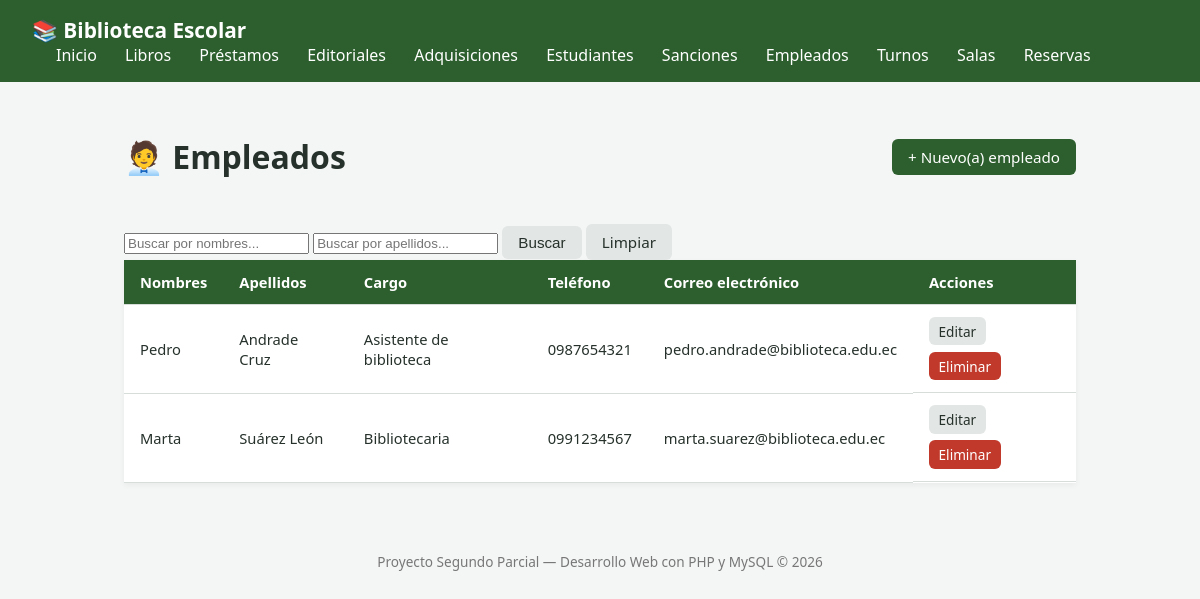
The app's page /index.php?route=empleados with its own data.
### tables this page shows
CREATE TABLE IF NOT EXISTS empleados (
    id INT AUTO_INCREMENT PRIMARY KEY,
    nombres VARCHAR(100) NOT NULL,
    apellidos VARCHAR(100) NOT NULL,
    cargo VARCHAR(80) NOT NULL,
    telefono VARCHAR(20) NOT NULL,
    email VARCHAR(150) NOT NULL UNIQUE,
    creado_en TIMESTAMP DEFAULT CURRENT_TIMESTAMP
);

### app/controllers/empleadoController.php (called while the page is built, shortened)
<?php
require_once __DIR__ . '/../models/empleado.php';
class EmpleadoController
{
    public function index(): void
    {
        $empleados = empleado::obtenerTodos();
        require __DIR__ . '/../views/empleados/index.php';
    }
}

### app/models/empleado.php (called while the page is built, shortened)
<?php
class empleado{
    public static function obtenerTodos()
    {
        $conn = Conexion::conectar();
        $sql = "SELECT id, nombres, apellidos, cargo, telefono, email FROM empleados ORDER BY id DESC";
        $res = $conn->query($sql);
        $empleados = [];
        while ($fila = $res->fetch_assoc()) {
            $empleados[] = $fila;
        }
        return $empleados;
    }
}
?>

### app/views/empleados/index.php (the view, shortened to what this page needs)
<?php require __DIR__ . '/../header.php'; ?>
<div class="page-header">
    <h1>🧑‍💼 Empleados</h1>
    <a href="index.php?route=empleados/create" class="btn btn-primary">+ Nuevo(a) empleado</a>
</div>
<form action="index.php" method="GET" class="formulario-busqueda">
    <input type="text" name="nombres" placeholder="Buscar por nombres..." value="<?= htmlspecialchars($_GET['nombres'] ?? '') ?>">
    <input type="text" name="apellidos" placeholder="Buscar por apellidos..." value="<?= htmlspecialchars($_GET['apellidos'] ?? '') ?>">
    <button type="submit" class="btn">Buscar</button>
    <a href="index.php?route=empleados" class="btn">Limpiar</a>
</form>
<?php if (empty($empleados)): ?>
    <p class="empty-state">No se encontraron registros.</p>
<?php else: ?>
    <table class="tabla">
        <thead>
            <tr>
                <th>Nombres</th>
                <th>Apellidos</th>
                <th>Cargo</th>
                <th>Teléfono</th>
                <th>Correo electrónico</th>
                <th>Acciones</th>
            </tr>
        </thead>
        <tbody>
            <?php foreach ($empleados as $reg): ?>
                <tr>
                    <td><?= htmlspecialchars($reg['nombres']) ?></td>
                    <td><?= htmlspecialchars($reg['apellidos']) ?></td>
                    <td><?= htmlspecialchars($reg['cargo']) ?></td>
                    <td><?= htmlspecialchars($reg['telefono']) ?></td>
                    <td><?= htmlspecialchars($reg['email']) ?></td>
                    <td class="acciones">
                        <a href="index.php?route=empleados/edit&id=<?= $reg['id'] ?>" class="btn btn-small">Editar</a>
                        <a href="index.php?route=empleados/delete&id=<?= $reg['id'] ?>"
                           class="btn btn-small btn-danger"
                           onclick="return confirm('¿Está seguro de eliminar este registro? Esta acción no se puede deshacer.');">
                           Eliminar
                        </a>
                    </td>
                </tr>
            <?php endforeach; ?>
        </tbody>
    </table>
<?php endif; ?>
<?php require __DIR__ . '/../footer.php'; ?>

### public/css/style.css (style rules this page uses)
:root { --color-primario: #2c5f2d; --color-primario-oscuro: #1e4220; --color-fondo: #f4f6f5; --color-texto: #26312b; --color-borde: #d7ded9; --color-error: #c0392b; --color-exito: #27924b; --color-advertencia: #b8860b; }
* { box-sizing: border-box; }
body { margin: 0; font-family: 'Segoe UI', Arial, sans-serif; background-color: var(--color-fondo); color: var(--color-texto); }
.page-header { display: flex; justify-content: space-between; align-items: center; margin-bottom: 1.5rem; flex-wrap: wrap; gap: 1rem; }
.btn { display: inline-block; padding: 0.5rem 1rem; border-radius: 6px; text-decoration: none; background: #e2e6e4; color: var(--color-texto); border: none; cursor: pointer; font-size: 0.95rem; }
.btn-primary { background-color: var(--color-primario); color: white; }
.btn-danger { background-color: var(--color-error); color: white; }
.btn-small { padding: 0.3rem 0.6rem; font-size: 0.85rem; }
.tabla { width: 100%; border-collapse: collapse; background: white; box-shadow: 0 2px 6px rgba(0,0,0,0.05); }
.tabla th, .tabla td { padding: 0.75rem 1rem; border-bottom: 1px solid var(--color-borde); text-align: left; font-size: 0.92rem; }
.tabla th { background-color: var(--color-primario); color: white; }
.acciones { display: flex; gap: 0.4rem; flex-wrap: wrap; }

### records on screen
empleados: nombres "Pedro", apellidos "Andrade Cruz", cargo "Asistente de biblioteca", telefono "0987654321", email "pedro.andrade@biblioteca.edu.ec"
empleados: nombres "Marta", apellidos "Suárez León", cargo "Bibliotecaria", telefono "0991234567", email "marta.suarez@biblioteca.edu.ec"
